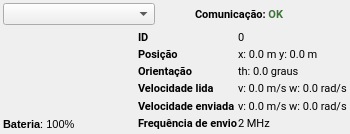
                <widget class="QFrame" name="robotInfoBox_3">
                 <property name="sizePolicy">
                  <sizepolicy hsizetype="Expanding" vsizetype="Fixed">
                   <horstretch>0</horstretch>
                   <verstretch>0</verstretch>
                  </sizepolicy>
                 </property>
                 <property name="minimumSize">
                  <size>
                   <width>350</width>
                   <height>0</height>
                  </size>
                 </property>
                 <property name="maximumSize">
                  <size>
                   <width>16777215</width>
                   <height>16777215</height>
                  </size>
                 </property>
                 <property name="frameShape">
                  <enum>QFrame::Shape::NoFrame</enum>
                 </property>
                 <layout class="QVBoxLayout" name="verticalLayout_20">
                  <property name="spacing">
                   <number>3</number>
                  </property>
                  <property name="leftMargin">
                   <number>3</number>
                  </property>
                  <property name="topMargin">
                   <number>3</number>
                  </property>
                  <property name="rightMargin">
                   <number>3</number>
                  </property>
                  <property name="bottomMargin">
                   <number>3</number>
                  </property>
                  <item>
                   <widget class="QFrame" name="robotInfoHeader_3">
                    <property name="sizePolicy">
                     <sizepolicy hsizetype="Expanding" vsizetype="Fixed">
                      <horstretch>0</horstretch>
                      <verstretch>0</verstretch>
                     </sizepolicy>
                    </property>
                    <property name="minimumSize">
                     <size>
                      <width>340</width>
                      <height>0</height>
                     </size>
                    </property>
                    <property name="maximumSize">
                     <size>
                      <width>16777215</width>
                      <height>16777215</height>
                     </size>
                    </property>
                    <property name="frameShape">
                     <enum>QFrame::Shape::NoFrame</enum>
                    </property>
                    <layout class="QHBoxLayout" name="horizontalLayout_28">
                     <property name="spacing">
                      <number>0</number>
                     </property>
                     <property name="leftMargin">
                      <number>0</number>
                     </property>
                     <property name="topMargin">
                      <number>0</number>
                     </property>
                     <property name="rightMargin">
                      <number>0</number>
                     </property>
                     <property name="bottomMargin">
                      <number>0</number>
                     </property>
                     <item>
                      <widget class="QComboBox" name="robotRoleDropdown_3">
                       <property name="font">
                        <font>
                         <family>Roboto</family>
                         <pointsize>8</pointsize>
                        </font>
                       </property>
                       <property name="cursor">
                        <cursorShape>PointingHandCursor</cursorShape>
                       </property>
                       <property name="sizeAdjustPolicy">
                        <enum>QComboBox::SizeAdjustPolicy::AdjustToContents</enum>
                       </property>
                       <property name="placeholderText">
                        <string>Papel do robô</string>
                       </property>
                       <item>
                        <property name="text">
                         <string>Papel do robô</string>
                        </property>
                       </item>
                       <item>
                        <property name="text">
                         <string>Atacante</string>
                        </property>
                       </item>
                       <item>
                        <property name="text">
                         <string>Zagueiro</string>
                        </property>
                       </item>
                       <item>
                        <property name="text">
                         <string>Goleiro</string>
                        </property>
                       </item>
                      </widget>
                     </item>
                     <item>
                      <spacer name="robotInfoSpacer_3">
                       <property name="orientation">
                        <enum>Qt::Orientation::Vertical</enum>
                       </property>
                       <property name="sizeHint" stdset="0">
                        <size>
                         <width>40</width>
                         <height>20</height>
                        </size>
                       </property>
                      </spacer>
                     </item>
                     <item>
                      <widget class="QLabel" name="robotCommStatus_3">
                       <property name="font">
                        <font>
                         <family>Roboto</family>
                         <pointsize>8</pointsize>
                         <bold>true</bold>
                        </font>
                       </property>
                       <property name="text">
                        <string>&lt;html&gt;&lt;head/&gt;&lt;body&gt;&lt;p&gt;Comunicação: &lt;span style=&quot; color:#3e7239;&quot;&gt;OK&lt;/span&gt;&lt;/p&gt;&lt;/body&gt;&lt;/html&gt;</string>
                       </property>
                      </widget>
                     </item>
                    </layout>
                   </widget>
                  </item>
                  <item>
                   <widget class="QFrame" name="robotInfoValues_3">
                    <property name="sizePolicy">
                     <sizepolicy hsizetype="Expanding" vsizetype="Fixed">
                      <horstretch>0</horstretch>
                      <verstretch>0</verstretch>
                     </sizepolicy>
                    </property>
                    <property name="minimumSize">
                     <size>
                      <width>340</width>
                      <height>0</height>
                     </size>
                    </property>
                    <property name="maximumSize">
                     <size>
                      <width>16777215</width>
                      <height>16777215</height>
                     </size>
                    </property>
                    <property name="frameShape">
                     <enum>QFrame::Shape::NoFrame</enum>
                    </property>
                    <layout class="QHBoxLayout" name="horizontalLayout_29">
                     <property name="spacing">
                      <number>0</number>
                     </property>
                     <property name="leftMargin">
                      <number>0</number>
                     </property>
                     <property name="topMargin">
                      <number>0</number>
                     </property>
                     <property name="rightMargin">
                      <number>0</number>
                     </property>
                     <property name="bottomMargin">
                      <number>0</number>
                     </property>
                     <item>
                      <widget class="QFrame" name="robotBox_3">
                       <property name="frameShape">
                        <enum>QFrame::Shape::NoFrame</enum>
                       </property>
                       <layout class="QVBoxLayout" name="verticalLayout_21">
                        <property name="spacing">
                         <number>0</number>
                        </property>
                        <property name="leftMargin">
                         <number>0</number>
                        </property>
                        <property name="topMargin">
                         <number>0</number>
                        </property>
                        <property name="rightMargin">
                         <number>0</number>
                        </property>
                        <property name="bottomMargin">
                         <number>0</number>
                        </property>
                        <item>
                         <widget class="QFrame" name="robotImageBox_3">
                          <property name="sizePolicy">
                           <sizepolicy hsizetype="Preferred" vsizetype="Preferred">
                            <horstretch>0</horstretch>
                            <verstretch>0</verstretch>
                           </sizepolicy>
                          </property>
                          <property name="frameShape">
                           <enum>QFrame::Shape::NoFrame</enum>
                          </property>
                          <layout class="QHBoxLayout" name="horizontalLayout_30">
                           <property name="spacing">
                            <number>0</number>
                           </property>
                           <property name="leftMargin">
                            <number>0</number>
                           </property>
                           <property name="topMargin">
                            <number>0</number>
                           </property>
                           <property name="rightMargin">
                            <number>0</number>
                           </property>
                           <property name="bottomMargin">
                            <number>0</number>
                           </property>
                           <item>
                            <widget class="QLabel" name="robotImage_3">
                             <property name="sizePolicy">
                              <sizepolicy hsizetype="Fixed" vsizetype="Fixed">
                               <horstretch>0</horstretch>
                               <verstretch>0</verstretch>
                              </sizepolicy>
                             </property>
                             <property name="minimumSize">
                              <size>
                               <width>50</width>
                               <height>50</height>
                              </size>
                             </property>
                             <property name="maximumSize">
                              <size>
                               <width>50</width>
                               <height>50</height>
                              </size>
                             </property>
                             <property name="layoutDirection">
                              <enum>Qt::LayoutDirection::LeftToRight</enum>
                             </property>
                             <property name="text">
                              <string/>
                             </property>
                             <property name="pixmap">
                              <pixmap>assets/camisa0.png</pixmap>
                             </property>
                             <property name="scaledContents">
                              <bool>true</bool>
                             </property>
                            </widget>
                           </item>
                          </layout>
                         </widget>
                        </item>
                        <item>
                         <spacer name="robotBoxSpacer_3">
                          <property name="orientation">
                           <enum>Qt::Orientation::Vertical</enum>
                          </property>
                          <property name="sizeHint" stdset="0">
                           <size>
                            <width>20</width>
                            <height>40</height>
                           </size>
                          </property>
                         </spacer>
                        </item>
                        <item>
                         <widget class="QLabel" name="robotCharge_3">
                          <property name="text">
                           <string>&lt;html&gt;&lt;head/&gt;&lt;body&gt;&lt;p&gt;&lt;span style=&quot; font-size:8pt; font-weight:700;&quot;&gt;Bateria&lt;/span&gt;&lt;span style=&quot; font-size:8pt;&quot;&gt;: 100%&lt;/span&gt;&lt;/p&gt;&lt;/body&gt;&lt;/html&gt;</string>
                          </property>
                         </widget>
                        </item>
                       </layout>
                      </widget>
                     </item>
                     <item>
                      <layout class="QGridLayout" name="robotInfo_3">
                       <item row="0" column="0">
                        <widget class="QLabel" name="robotIdLabel_3">
                         <property name="font">
                          <font>
                           <family>Roboto</family>
                           <pointsize>8</pointsize>
                           <bold>true</bold>
                          </font>
                         </property>
                         <property name="text">
                          <string>ID</string>
                         </property>
                        </widget>
                       </item>
                       <item row="0" column="1">
                        <widget class="QLabel" name="robotIdValue_3">
                         <property name="font">
                          <font>
                           <family>Roboto</family>
                           <pointsize>8</pointsize>
                          </font>
                         </property>
                         <property name="text">
                          <string>0</string>
                         </property>
                        </widget>
                       </item>
                       <item row="1" column="0">
                        <widget class="QLabel" name="robotPosLabel_3">
                         <property name="font">
                          <font>
                           <family>Roboto</family>
                           <pointsize>8</pointsize>
                           <bold>true</bold>
                          </font>
                         </property>
                         <property name="text">
                          <string>Posição</string>
                         </property>
                        </widget>
                       </item>
                       <item row="1" column="1">
                        <widget class="QLabel" name="robotPosValue_3">
                         <property name="font">
                          <font>
                           <family>Roboto</family>
                           <pointsize>8</pointsize>
                          </font>
                         </property>
                         <property name="text">
                          <string>x: 0.0 m y: 0.0 m</string>
                         </property>
                        </widget>
                       </item>
                       <item row="2" column="0">
                        <widget class="QLabel" name="robotAngleLabel_3">
                         <property name="font">
                          <font>
                           <family>Roboto</family>
                           <pointsize>8</pointsize>
                           <bold>true</bold>
                          </font>
                         </property>
                         <property name="text">
                          <string>Orientação</string>
                         </property>
                        </widget>
                       </item>
                       <item row="2" column="1">
                        <widget class="QLabel" name="robotAngleValue_3">
                         <property name="font">
                          <font>
                           <family>Roboto</family>
                           <pointsize>8</pointsize>
                          </font>
                         </property>
                         <property name="text">
                          <string>th: 0.0 graus</string>
                         </property>
                        </widget>
                       </item>
                       <item row="3" column="0">
                        <widget class="QLabel" name="speedReadLabel_3">
                         <property name="font">
                          <font>
                           <family>Roboto</family>
                           <pointsize>8</pointsize>
                           <bold>true</bold>
                          </font>
                         </property>
                         <property name="text">
                          <string>Velocidade lida</string>
                         </property>
                        </widget>
                       </item>
                       <item row="3" column="1">
                        <widget class="QLabel" name="speedReadValue_3">
                         <property name="font">
                          <font>
                           <family>Roboto</family>
                           <pointsize>8</pointsize>
                          </font>
                         </property>
                         <property name="text">
                          <string>v: 0.0 m/s w: 0.0 rad/s</string>
                         </property>
                        </widget>
                       </item>
                       <item row="4" column="0">
                        <widget class="QLabel" name="speedSentLabel_3">
                         <property name="font">
                          <font>
                           <family>Roboto</family>
                           <pointsize>8</pointsize>
                           <bold>true</bold>
                          </font>
                         </property>
                         <property name="text">
                          <string>Velocidade enviada</string>
                         </property>
                        </widget>
                       </item>
                       <item row="4" column="1">
                        <widget class="QLabel" name="speedSentValue_3">
                         <property name="font">
                          <font>
                           <family>Roboto</family>
                           <pointsize>8</pointsize>
                          </font>
                         </property>
                         <property name="text">
                          <string>v: 0.0 m/s w: 0.0 rad/s</string>
                         </property>
                        </widget>
                       </item>
                       <item row="5" column="0">
                        <widget class="QLabel" name="robotFreqLabel_3">
                         <property name="font">
                          <font>
                           <family>Roboto</family>
                           <pointsize>8</pointsize>
                           <bold>true</bold>
                          </font>
                         </property>
                         <property name="text">
                          <string>Frequência de envio</string>
                         </property>
                        </widget>
                       </item>
                       <item row="5" column="1">
                        <widget class="QLabel" name="robotFreqValue_3">
                         <property name="font">
                          <font>
                           <family>Roboto</family>
                           <pointsize>8</pointsize>
                          </font>
                         </property>
                         <property name="text">
                          <string>2 MHz</string>
                         </property>
                        </widget>
                       </item>
                      </layout>
                     </item>
                    </layout>
                   </widget>
                  </item>
                 </layout>
                </widget>
